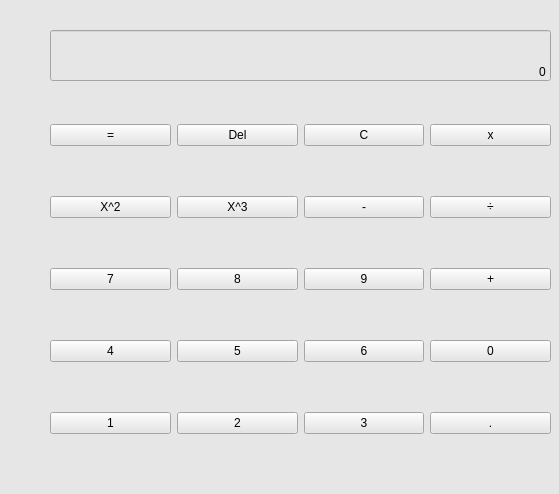
<?xml version="1.0" encoding="UTF-8"?>
<ui version="4.0">
 <class>MainWindow</class>
 <widget class="QMainWindow" name="MainWindow">
  <property name="geometry">
   <rect>
    <x>0</x>
    <y>0</y>
    <width>559</width>
    <height>494</height>
   </rect>
  </property>
  <property name="windowTitle">
   <string>Calculator app</string>
  </property>
  <property name="styleSheet">
   <string notr="true">background-color: rgb(230, 32, 84);
background-color: rgb(230, 230, 230);</string>
  </property>
  <widget class="QWidget" name="centralwidget">
   <widget class="QWidget" name="gridLayoutWidget">
    <property name="geometry">
     <rect>
      <x>50</x>
      <y>80</y>
      <width>501</width>
      <height>401</height>
     </rect>
    </property>
    <layout class="QGridLayout" name="gridLayout">
     <item row="7" column="0">
      <widget class="QPushButton" name="btn1">
       <property name="styleSheet">
        <string notr="true">font: 75 12pt &quot;MS Shell Dlg 2&quot;;</string>
       </property>
       <property name="text">
        <string>1</string>
       </property>
      </widget>
     </item>
     <item row="6" column="0">
      <widget class="QPushButton" name="btn4">
       <property name="styleSheet">
        <string notr="true">font: 75 12pt &quot;MS Shell Dlg 2&quot;;</string>
       </property>
       <property name="text">
        <string>4</string>
       </property>
      </widget>
     </item>
     <item row="6" column="1">
      <widget class="QPushButton" name="btn5">
       <property name="styleSheet">
        <string notr="true">font: 75 12pt &quot;MS Shell Dlg 2&quot;;</string>
       </property>
       <property name="text">
        <string>5</string>
       </property>
      </widget>
     </item>
     <item row="7" column="2">
      <widget class="QPushButton" name="btn3">
       <property name="styleSheet">
        <string notr="true">font: 75 12pt &quot;MS Shell Dlg 2&quot;;</string>
       </property>
       <property name="text">
        <string>3</string>
       </property>
      </widget>
     </item>
     <item row="7" column="1">
      <widget class="QPushButton" name="btn2">
       <property name="styleSheet">
        <string notr="true">font: 75 12pt &quot;MS Shell Dlg 2&quot;;</string>
       </property>
       <property name="text">
        <string>2</string>
       </property>
      </widget>
     </item>
     <item row="5" column="0">
      <widget class="QPushButton" name="btn7">
       <property name="styleSheet">
        <string notr="true">font: 75 12pt &quot;MS Shell Dlg 2&quot;;</string>
       </property>
       <property name="text">
        <string>7</string>
       </property>
      </widget>
     </item>
     <item row="5" column="1">
      <widget class="QPushButton" name="btn8">
       <property name="styleSheet">
        <string notr="true">font: 75 12pt &quot;MS Shell Dlg 2&quot;;</string>
       </property>
       <property name="text">
        <string>8</string>
       </property>
      </widget>
     </item>
     <item row="5" column="2">
      <widget class="QPushButton" name="btn9">
       <property name="styleSheet">
        <string notr="true">font: 75 12pt &quot;MS Shell Dlg 2&quot;;</string>
       </property>
       <property name="text">
        <string>9</string>
       </property>
      </widget>
     </item>
     <item row="6" column="2">
      <widget class="QPushButton" name="btn6">
       <property name="styleSheet">
        <string notr="true">font: 75 12pt &quot;MS Shell Dlg 2&quot;;</string>
       </property>
       <property name="text">
        <string>6</string>
       </property>
      </widget>
     </item>
     <item row="1" column="0">
      <widget class="QPushButton" name="btnsquare">
       <property name="styleSheet">
        <string notr="true">font: 75 12pt &quot;MS Shell Dlg 2&quot;;</string>
       </property>
       <property name="text">
        <string>X^2</string>
       </property>
      </widget>
     </item>
     <item row="1" column="1">
      <widget class="QPushButton" name="btncube">
       <property name="styleSheet">
        <string notr="true">font: 75 12pt &quot;MS Shell Dlg 2&quot;;</string>
       </property>
       <property name="text">
        <string>X^3</string>
       </property>
      </widget>
     </item>
     <item row="0" column="0">
      <widget class="QPushButton" name="btnequal">
       <property name="styleSheet">
        <string notr="true">font: 75 12pt &quot;MS Shell Dlg 2&quot;;</string>
       </property>
       <property name="text">
        <string>=</string>
       </property>
      </widget>
     </item>
     <item row="1" column="2">
      <widget class="QPushButton" name="btnminus">
       <property name="styleSheet">
        <string notr="true">font: 75 12pt &quot;MS Shell Dlg 2&quot;;</string>
       </property>
       <property name="text">
        <string>-</string>
       </property>
      </widget>
     </item>
     <item row="0" column="1">
      <widget class="QPushButton" name="btndel">
       <property name="styleSheet">
        <string notr="true">font: 75 12pt &quot;MS Shell Dlg 2&quot;;</string>
       </property>
       <property name="text">
        <string>Del</string>
       </property>
      </widget>
     </item>
     <item row="0" column="2">
      <widget class="QPushButton" name="btnclear">
       <property name="styleSheet">
        <string notr="true">font: 75 12pt &quot;MS Shell Dlg 2&quot;;</string>
       </property>
       <property name="text">
        <string>C</string>
       </property>
      </widget>
     </item>
     <item row="0" column="3">
      <widget class="QPushButton" name="btnmulti">
       <property name="styleSheet">
        <string notr="true">font: 75 12pt &quot;MS Shell Dlg 2&quot;;</string>
       </property>
       <property name="text">
        <string>x</string>
       </property>
      </widget>
     </item>
     <item row="1" column="3">
      <widget class="QPushButton" name="btndiv">
       <property name="styleSheet">
        <string notr="true">font: 75 12pt &quot;MS Shell Dlg 2&quot;;</string>
       </property>
       <property name="text">
        <string>÷</string>
       </property>
      </widget>
     </item>
     <item row="5" column="3">
      <widget class="QPushButton" name="btnplus">
       <property name="styleSheet">
        <string notr="true">font: 75 12pt &quot;MS Shell Dlg 2&quot;;</string>
       </property>
       <property name="text">
        <string>+</string>
       </property>
      </widget>
     </item>
     <item row="6" column="3">
      <widget class="QPushButton" name="btn0">
       <property name="styleSheet">
        <string notr="true">font: 75 12pt &quot;MS Shell Dlg 2&quot;;</string>
       </property>
       <property name="text">
        <string>0</string>
       </property>
      </widget>
     </item>
     <item row="7" column="3">
      <widget class="QPushButton" name="btndot">
       <property name="styleSheet">
        <string notr="true">font: 75 16pt &quot;MS Shell Dlg 2&quot;;</string>
       </property>
       <property name="text">
        <string>.</string>
       </property>
      </widget>
     </item>
    </layout>
   </widget>
   <widget class="QLineEdit" name="inputLabel">
    <property name="geometry">
     <rect>
      <x>50</x>
      <y>30</y>
      <width>501</width>
      <height>51</height>
     </rect>
    </property>
    <property name="styleSheet">
     <string notr="true">font: 75 12pt &quot;MS Shell Dlg 2&quot;;
font: 75 14pt &quot;MS Shell Dlg 2&quot;;</string>
    </property>
    <property name="text">
     <string>0</string>
    </property>
    <property name="alignment">
     <set>Qt::AlignBottom|Qt::AlignRight|Qt::AlignTrailing</set>
    </property>
   </widget>
  </widget>
  <widget class="QMenuBar" name="menubar">
   <property name="geometry">
    <rect>
     <x>0</x>
     <y>0</y>
     <width>559</width>
     <height>22</height>
    </rect>
   </property>
  </widget>
  <widget class="QStatusBar" name="statusbar"/>
 </widget>
 <resources/>
 <connections/>
</ui>
